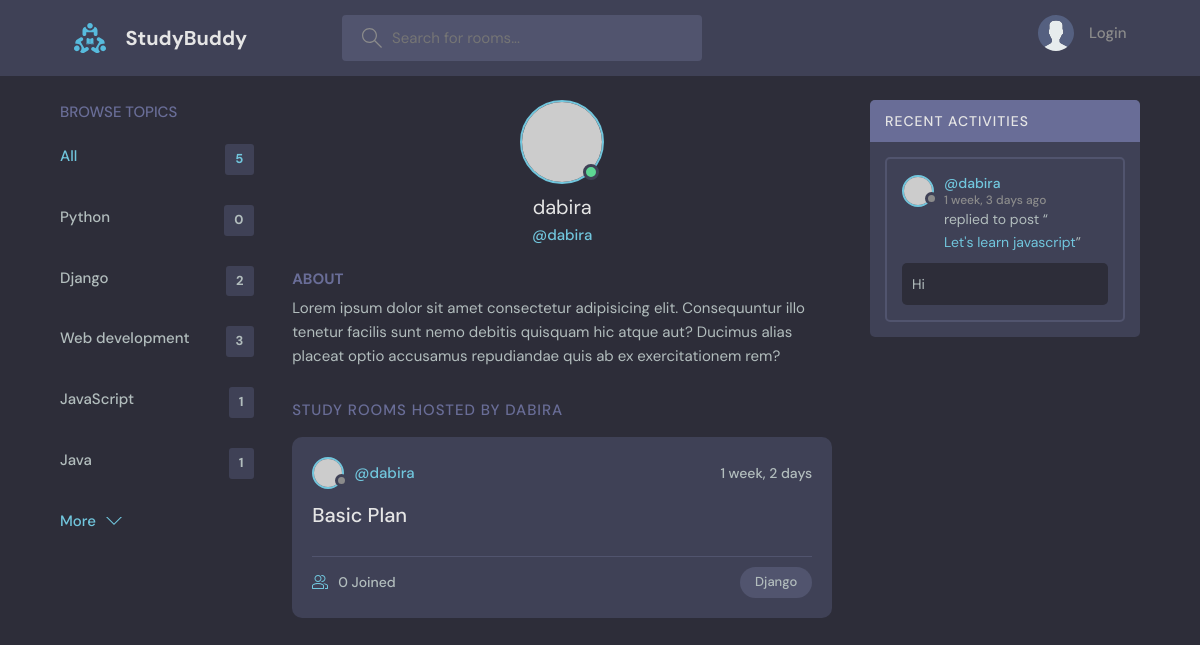
Page /user-profile/2 on the earlier database version.
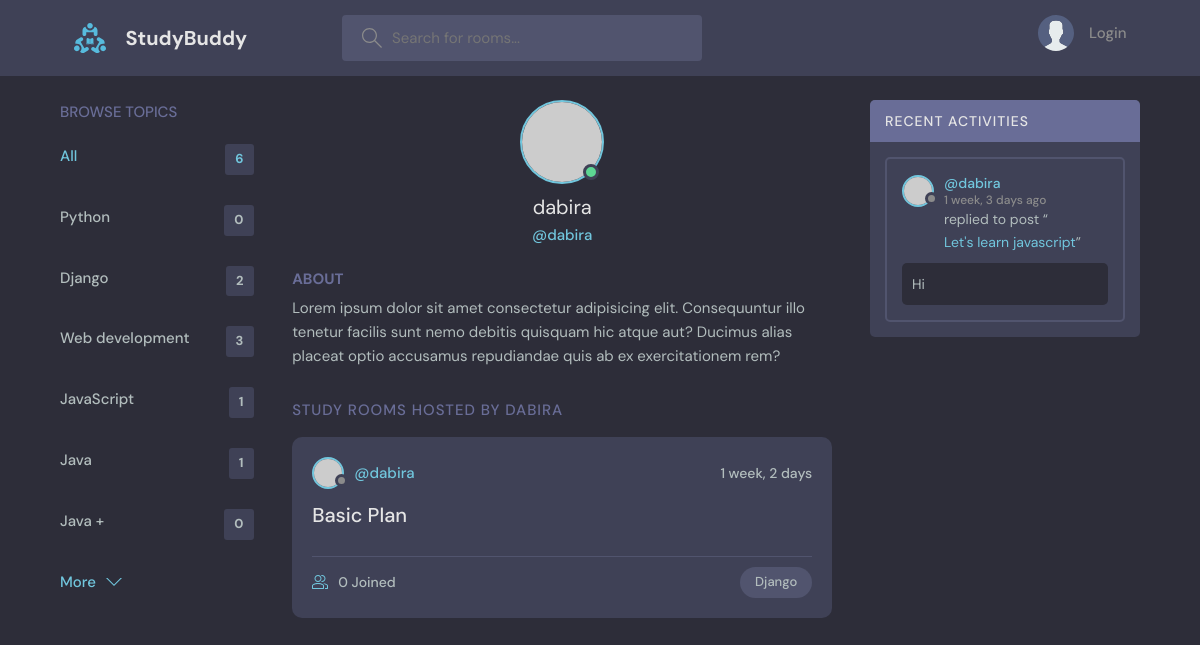
Same page on the later database version.
### base/models.py (models this page shows, shortened)
class Topic(models.Model):
    name = models.CharField(max_length=200)
    def __str__(self):
        return self.name

class Room(models.Model):
    host = models.ForeignKey(User, on_delete=models.SET_NULL, null=True)
    topic = models.ForeignKey(Topic, on_delete=models.SET_NULL, null=True)
    name = models.CharField(max_length=200)
    description = models.TextField(null=True, blank=True)
    participants = models.ManyToManyField(User, related_name='participants', blank=True)
    updated = models.DateTimeField(auto_now=True)
    created = models.DateTimeField(auto_now_add=True)
    class Meta:
        ordering = ['-updated', '-created']
    def __str__(self):
        return str(self.name)

class Message(models.Model):
    user = models.ForeignKey(User, on_delete=models.CASCADE)
    room = models.ForeignKey(Room, on_delete=models.CASCADE)
    body = models.TextField()
    updated = models.DateTimeField(auto_now=True)
    created = models.DateTimeField(auto_now_add=True)
    class Meta:
        ordering = ['-updated', '-created']

### base/views.py (the view)
# urls.py: path('user-profile/<str:pk>', views.userProfile, name='user-profile'),
def userProfile(request, pk):
    user = User.objects.get(id=pk)
    rooms = user.room_set.all()
    room_messages = user.message_set.all()
    topics = Topic.objects.all()
    context = {'user': user, 'rooms': rooms, 'room_messages': room_messages, 'topics': topics}
    return render(request, 'base/profile.html', context)

### base/templates/base/profile.html (shortened to what this page needs)
{% extends 'main.html' %} {% block content %}
  <main class="profile-page layout layout--3">
    <div class="container">
      {% include 'base/topics_component.html' %}
      <div class="roomList">
        <div class="profile">
          <div class="profile__avatar">
            <div class="avatar avatar--large active">
              <img src="https://randomuser.me/api/portraits/men/11.jpg" />
            </div>
          </div>
          <div class="profile__info">
            <h3>{{user.username}}</h3>
            <p>@{{user.username}}</p>
          </div>
          <div class="profile__about">
            <h3>About</h3>
            <p>
              Lorem ipsum dolor sit amet consectetur adipisicing elit. Consequuntur illo tenetur
              facilis sunt nemo debitis quisquam hic atque aut? Ducimus alias placeat optio
              accusamus repudiandae quis ab ex exercitationem rem?
            </p>
          </div>
        </div>
        <div class="roomList__header">
          <div>
            <h2>Study Rooms Hosted by {{user.username}}</a>
            </h2>
          </div>
        </div>
       {% include 'base/feed_component.html' %}
      </div>
      {% include 'base/activity_component.html' %}
    </div>
  </main>
{% endblock content %}

### base/templates/base/topics_component.html
<div class="topics">
  <div class="topics__header">
    <h2>Browse Topics</h2>
  </div>
  <ul class="topics__list">
    <li>
      <a href="{% url 'home' %}" class="active"
        >All <span>{{topics.count}}</span></a
      >
    </li>
    {% for topic in topics %}
    <li>
      <a href="{% url 'home' %}?query={{topic.name}}"
        >{{topic.name}} <span>{{topic.room_set.all.count}}</span></a
      >
    </li>
    {%endfor %}
  </ul>
  <a class="btn btn--link" href="topics.html">
    More
    <svg
      version="1.1"
      xmlns="http://www.w3.org/2000/svg"
      width="32"
      height="32"
      viewBox="0 0 32 32"
    >
      <title>chevron-down</title>
      <path d="M16 21l-13-13h-3l16 16 16-16h-3l-13 13z"></path>
    </svg>
  </a>
</div>

### base/templates/base/feed_component.html (shortened to what this page needs)
{% for room in rooms %}
<div class="roomListRoom">
  <div class="roomListRoom__header">
    <a
      href="{% url 'user-profile' room.host.id %}"
      class="roomListRoom__author"
    >
      <div class="avatar avatar--small">
        <img src="https://randomuser.me/api/portraits/women/11.jpg" />
      </div>
      <span>@{{room.host.username}}</span>
    </a>
    <div class="roomListRoom__actions">
      <span>{{room.created|timesince}}</span>
    </div>
  </div>
  <div class="roomListRoom__content">
    <a href="{% url 'room' room.id %}">{{room.name}}</a>
  </div>
  <div class="roomListRoom__meta">
    <a href="{% url 'room' room.id %}" class="roomListRoom__joined">
      {{room.participants.all.count}} Joined
    </a>
    <p class="roomListRoom__topic">{{room.topic}}</p>
  </div>
</div>
{% endfor %}

### base/templates/base/activity_component.html (shortened to what this page needs)
<div class="activities">
  <div class="activities__header">
    <h2>Recent Activities</h2>
  </div>
  {% for message in room_messages %}
  <div class="activities__box">
    <div class="activities__boxHeader roomListRoom__header">
      <a
        href="{% url 'user-profile' message.user.id %}"
        class="roomListRoom__author"
      >
        <div class="avatar avatar--small">
          <img src="https://randomuser.me/api/portraits/women/11.jpg" />
        </div>
        <p>
          @{{message.user.username}}
          <span>{{message.created | timesince}} ago</span>
        </p>
      </a>
    </div>
    <div class="activities__boxContent">
      <p>
        replied to post “<a href="{% url 'room' message.room.id %}"
          >{{message.room}}</a
        >”
      </p>
      <div class="activities__boxRoomContent">{{message.body}}</div>
    </div>
  </div>
  {% endfor %}
</div>

Differences in the rows shown:
added Topic: name "Java +", room_set.all.count "0"
Other differences:
{{ topics.count }}: "5" → "6"
